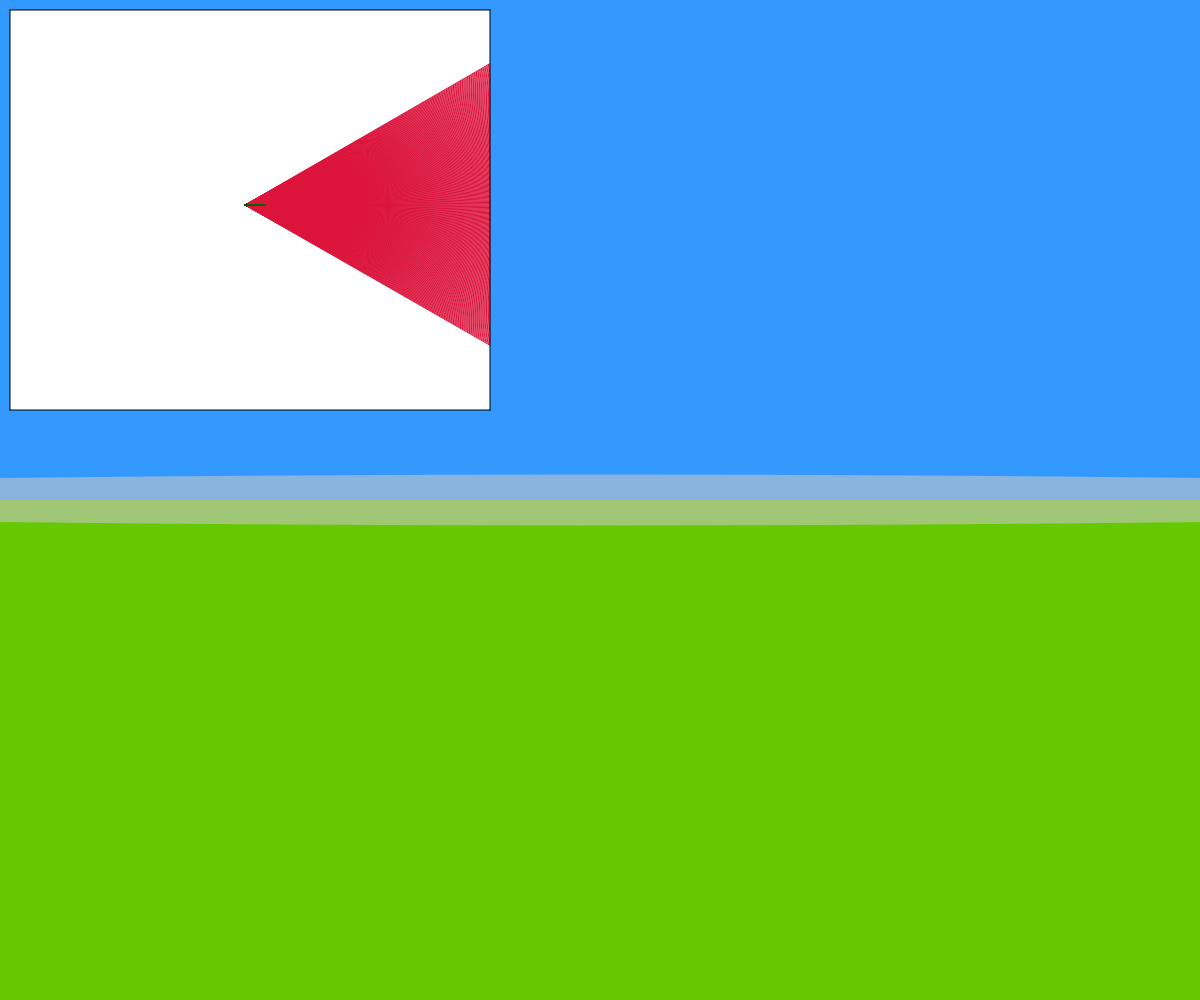
Frame 1 (no input)
Frame 60 (no input): identical to frame 1, image omitted
Frame 120 (the mouse pressed at the canvas centre since frame 60): identical to frame 1, image omitted

The p5.js sketch that drew this single still picture (run headless with seeded random() and noise() and a simulated clock; from frame 60 on, the mouse is pressed at the canvas centre):

// p5.js sketch
// ── sketch.js
let FOV_ANGLE;  // Field of view angle
let NUM_RAYS;  // Number of rays, depends on the width and the WALL_STRIP_WIDTH
let MAP_SCALE;  // Scale of the minimap
let MAP_X;  // Where the minimap is position in the x direction
let MAP_Y;  // Where the minimap is position in the y direction
let MAP_WIDTH;  // minimap width
let MAP_HEIGHT;  // minimap height
let DIST_PROJ_PLANE;  // distance to the projected plane
let WALL_STRIP_WIDTH;  // Width of one wall-strip
let WALL_SIZE;  // How big the walls are. The greater the wall size is the smaller the map looks
let SHOW_MAP;  // if true, then shows the minimap
let MOVEMENT_SPEED;  // How fast the player moves
let TURNING_SPEED;  // How fast the player turns


let pressing;
let pressStart;
let pressEnd;
let Mode;


let particle;
let walls = [];
let points = [];
let removeLine;



function setup() {
    createCanvas(innerWidth, innerHeight);

    // CONSTANTS
    FOV_ANGLE = radians(60);
    WALL_STRIP_WIDTH = 4;
    NUM_RAYS = width / WALL_STRIP_WIDTH;
    MAP_SCALE = 0.4;
    MAP_X = 10;
    MAP_Y = 10;
    MAP_WIDTH = width * MAP_SCALE;
    MAP_HEIGHT = height * MAP_SCALE;
    DIST_PROJ_PLANE = width / 2 / tan(FOV_ANGLE / 2);
    WALL_SIZE = 30;
    SHOW_MAP = true;
    MOVEMENT_SPEED =  2 * MAP_SCALE;
    TURNING_SPEED = 0.03;
    

    pressing = false;
    mode = "line";


    // Walls at the four sides of the minimap
    walls.push(new Wall(MAP_X, MAP_Y, MAP_X, MAP_Y + MAP_HEIGHT, color(200, 150), true));
    walls.push(new Wall(MAP_X, MAP_Y, MAP_X + MAP_WIDTH, MAP_Y, color(200, 150), true));
    walls.push(new Wall(MAP_X, MAP_Y + MAP_HEIGHT, MAP_X + MAP_WIDTH, MAP_Y + MAP_HEIGHT, color(200, 150), true));
    walls.push(new Wall(MAP_X + MAP_WIDTH, MAP_Y, MAP_X + MAP_WIDTH, MAP_Y + MAP_HEIGHT, color(200, 150), true));

    // Creating a particle
    particle = new Particle((MAP_X + MAP_WIDTH) / 2, (MAP_Y + MAP_HEIGHT) / 2, FOV_ANGLE, NUM_RAYS);
}


function update() {

    // Controlling and updating the particles position
    particle.control();
    particle.update();

    // Getting the points where the rays hit walls
    points = particleWalls(particle, walls);

    if (SHOW_MAP) {
        if (pressing) {
            pressEnd = createVector(mouseX, mouseY);
            if (mode == "line") {
                if (pressEnd.x > MAP_X && pressEnd.x < MAP_X + MAP_WIDTH &&
                    pressEnd.y > MAP_Y && pressEnd.y < MAP_Y + MAP_HEIGHT) {
                        walls[walls.length - 1].b = pressEnd;
                }
            } else if (mode == "box") {
                if (pressEnd.x > MAP_X && pressEnd.x < MAP_X + MAP_WIDTH &&
                    pressEnd.y > MAP_Y && pressEnd.y < MAP_Y + MAP_HEIGHT) {
                        walls[walls.length - 1].b.y = pressEnd.y;

                        walls[walls.length - 2].b.x = pressEnd.x;

                        walls[walls.length - 3].a.y = pressEnd.y;
                        walls[walls.length - 3].b = pressEnd;

                        walls[walls.length - 4].a.x = pressEnd.x;
                        walls[walls.length - 4].b = pressEnd;
                }
            } else if (mode == "remove") {
                if (pressEnd.x > MAP_X && pressEnd.x < MAP_X + MAP_WIDTH &&
                    pressEnd.y > MAP_Y && pressEnd.y < MAP_Y + MAP_HEIGHT) {
                        removeLine.b = pressEnd;
                        for (let wall of walls) {
                            if (removeWall(removeLine, wall)) {
                                wall.toRemove = true;
                            } else {
                                wall.toRemove = false;
                            }
                        }
                }
            }
        } else {
            pressStart = null;
            pressEnd = null;
        }
    }
}


function draw() {
    update();
    background(190);
    
    rectMode(CORNER);
    noStroke();
    fill(102, 200, 0);  // Ground
    rect(0, height / 2,  width, height / 2);
    fill(51, 153, 255);  // Sky
    rect(0, 0,  width, height / 2);
    
    fill(255);
    rectMode(CENTER);
    for (let ray of particle.rays) {
        ray.project();
    }
    colorMode(RGB);
    

    // Rendering the map
    if (SHOW_MAP) {
        fill(255)
        noStroke();
        rectMode(CORNER);
        rect(MAP_X, MAP_Y, MAP_WIDTH, MAP_HEIGHT);

        
        strokeWeight(1);
        stroke("crimson");
        for (let pt of points) { // Rendering the rays
            line(particle.pos.x, particle.pos.y, pt.x, pt.y);
        }


        stroke(0);
        strokeWeight(1);
        for (let wall of walls) {  // Rendering the walls
            wall.show();
        }

        particle.show(); // Showing the particle (it's basically just a line)

        if (removeLine) {
            strokeWeight(3);
            stroke(255, 0, 0);
            removeLine.show();
        }
    }
}


// Returns a ray-wall collision point
function rayWall(ray, wall) {

    const x1 = wall.a.x;
    const y1 = wall.a.y;
    const x2 = wall.b.x;
    const y2 = wall.b.y;

    const x3 = ray.a.x;
    const y3 = ray.a.y;
    const x4 = ray.b.x;
    const y4 = ray.b.y;

    const den = (x1 - x2) * (y3 - y4) - (y1 - y2) * (x3 - x4);
    const t =  ((x1 - x3) * (y3 - y4) - (y1 - y3) * (x3 - x4)) / den;
    const u = -((x1 - x2) * (y1 - y3) - (y1 - y2) * (x1 - x3)) / den;

    if (0 < t && t < 1 && 0 < u) {
        return createVector(x1 + t * (x2 - x1), y1 + t * (y2 - y1));
    }
}

// Returns the point of the nearest ray-wall collision point
function rayWalls(ray, walls) {
    let closestPoint = null;
    let closestDist = Infinity;
    for (let wall of walls) {
        let point_ = rayWall(ray, wall);
        if (point_) {
            let dist_ = ray.a.dist(point_);
            if (dist_ < closestDist) {
                closestDist = dist_;
                closestPoint = point_;

                // Passing in the walls attributes into the ray
                ray.angleOfWall = wall.angle;
                ray.wallColor = wall.wallColor;
                ray.side = wall.side;
                ray.wallSize = wall.wallSize;
            }
        }
    }
    ray.distance = closestDist / MAP_SCALE;
    return closestPoint;
}


// Returns all the points where a ray hits a wall
function particleWalls(particle, walls) {
    const points = [];
    for (let ray of particle.rays) {
        const pt = rayWalls(ray, walls);
        if (pt) {
            points.push(pt);
        }
    }
    return points;
}


if (SHOW_MAP) {
    function mousePressed() {
        pressing = true;
        pressStart = createVector(mouseX, mouseY);
        if (pressStart.x > MAP_X && pressStart.x < MAP_X + MAP_WIDTH &&
            pressStart.y > MAP_Y && pressStart.y < MAP_Y + MAP_HEIGHT) {
                if (mode == "line") {
                    walls.push(new Wall(pressStart.x, pressStart.y, pressStart.x, pressStart.y));
                } else if (mode == "box") {
                    walls.push(new Wall(pressStart.x, pressStart.y, pressStart.x, pressStart.y));
                    walls.push(new Wall(pressStart.x, pressStart.y, pressStart.x, pressStart.y));
                    walls.push(new Wall(pressStart.x, pressStart.y, pressStart.x, pressStart.y));
                    walls.push(new Wall(pressStart.x, pressStart.y, pressStart.x, pressStart.y));
                } else if (mode == "remove") {
                    removeLine = new Wall(pressStart.x, pressStart.y, pressStart.x, pressStart.y);
                }
        } else {
            pressing = false;
        }

    }
    
    
    function mouseReleased() {
        pressing = false;
        removeLine = false;
        for (let i = walls.length - 1; i > -1; i--) {
            if (walls[i].toRemove) {
                walls.splice(i, 1)
            }
        }
    }


    function keyPressed() {
        if (key == "m") {
            SHOW_MAP = !SHOW_MAP;
        }

        if (key == "c") {
            walls = [];
            walls.push(new Wall(MAP_X, MAP_Y, MAP_X, MAP_Y + MAP_HEIGHT, color(200, 150), true));
            walls.push(new Wall(MAP_X, MAP_Y, MAP_X + MAP_WIDTH, MAP_Y, color(200, 150), true));
            walls.push(new Wall(MAP_X, MAP_Y + MAP_HEIGHT, MAP_X + MAP_WIDTH, MAP_Y + MAP_HEIGHT, color(200, 150), true));
            walls.push(new Wall(MAP_X + MAP_WIDTH, MAP_Y, MAP_X + MAP_WIDTH, MAP_Y + MAP_HEIGHT, color(200, 150), true));
        }

        if (key == "l") {
            mode = "line";
        } else if (key == "b") {
            mode = "box";
        } else if (key == "r") {
            mode = "remove"
        }
    }
}

function removeWall(removeLine, wall) {

    const x1 = wall.a.x;
    const y1 = wall.a.y;
    const x2 = wall.b.x;
    const y2 = wall.b.y;

    const x3 = removeLine.a.x;
    const y3 = removeLine.a.y;
    const x4 = removeLine.b.x;
    const y4 = removeLine.b.y;

    const den = (x1 - x2) * (y3 - y4) - (y1 - y2) * (x3 - x4);
    const t =  ((x1 - x3) * (y3 - y4) - (y1 - y3) * (x3 - x4)) / den;
    const u = -((x1 - x2) * (y1 - y3) - (y1 - y2) * (x1 - x3)) / den;

    if (0 < t && t < 1 && 0 < u && u < 1) {
        return createVector(x1 + t * (x2 - x1), y1 + t * (y2 - y1));
    }
}
// ── particle.js
class Particle {
    constructor(x, y, fovangle, numrays) {
        this.pos = createVector(x, y);
        this.heading = 0;

        this.speed = 0;
        this.turnspeed = 0;

        this.SPEED = MOVEMENT_SPEED;
        this.TURNSPEED = TURNING_SPEED;

        this.dir = 0;  // PI / 2 or -PI / 2 so left or right
        this.mdir = 1;  // move direction
        this.tdir = 1;  // turn direction


        this.fovangle = fovangle;
        this.numrays = numrays;
        this.rayDensity = fovangle / numrays;

        this.rays = [];
        for (let i = 0; i < numrays; i++) {
            const rayAngle = (this.heading - fovangle / 2) + (this.rayDensity * i);
            const ray = new Ray(x, y, rayAngle, i);
            this.rays.push(ray);
        }
    }

    control() {
        if (keyIsDown(87) || keyIsDown(UP_ARROW)) {
            this.mdir = 1;
            this.speed = this.SPEED;
        } else if (keyIsDown(83) || keyIsDown(DOWN_ARROW)) {
            this.mdir = -1
            this.speed = this.SPEED;
        } else {
            this.speed = 0;
            this.mdir = 1;
        }

        if (keyIsDown(LEFT_ARROW)) {
            this.tdir = -1;
            this.turnspeed = this.TURNSPEED;
        } else if (keyIsDown(RIGHT_ARROW)) {
            this.tdir = 1;
            this.turnspeed = this.TURNSPEED;
        } else {
            this.turnspeed = 0;
        }

        if (keyIsDown(65)) {  // Left
            if (this.speed) {
                this.dir = this.mdir > 0 ? -PI / 2 + PI / 4 : 
                                           -PI / 2 + PI * 3 / 4;
            } else {
                this.dir = -PI / 2;
            }
            this.speed = this.SPEED;
        } else if (keyIsDown(68)) {  // Right
            if (this.speed) {
                this.dir = this.mdir > 0 ? PI / 2 - PI / 4 : 
                                           PI / 2 - PI * 3 / 4;
            } else {
                this.dir = PI / 2;
            }
            this.speed = this.SPEED;
        } else {
            this.dir = 0;
        }
    }

    update() {
        this.heading += this.turnspeed * this.tdir;
        // this.heading = this.heading % TWO_PI;
        // if (this.heading < 0) {
        //     this.heading += TWO_PI;
        // }
        const nextPos = this.pos.copy().add(p5.Vector.fromAngle(this.heading + this.dir).mult(this.speed * this.mdir));
        const pt = rayWalls({a: this.pos, b: nextPos}, walls);
        if (pt) {
            if (pt.dist(nextPos) > 4 * MAP_SCALE) {
                this.pos = nextPos;
            }
        } else {
            this.pos = nextPos;
        }

        this.rays.forEach((ray, index) => {
            const rayAngle = (this.heading - this.fovangle / 2) + (this.rayDensity * index);
            ray.update(this.pos.x, this.pos.y, rayAngle, this.heading);
        })
    }

    show() {
        for (let ray of this.rays) {
            line(ray.a.x, ray.a.y, ray.b.x, ray.b.y);
        }
        stroke(0, 100, 0);
        strokeWeight(2);
        line(this.pos.x, this.pos.y, this.pos.x + cos(this.heading) * 20, this.pos.y + sin(this.heading) * 20);
    }
}
// ── ray.js
class Ray {
    constructor(x, y, angle, id, parentAngle) {
        this.angle = angle;
        this.id = id;

        this.a = createVector(x, y);
        this.b = createVector(x + cos(angle), y + sin(angle));

        this.distance = null;
        this.parentAngle = parentAngle;
        this.angleOfWall;
        this.wallColor;
        this.side;
        this.wallSize;
    }

    update(x, y, angle, parentAngle) {
        this.angle = angle;
        this.parentAngle = parentAngle;
        this.a = createVector(x, y);
        this.b = createVector(x + cos(angle), y + sin(angle));
    }

    project() {
        if (this.side) {
            colorMode(RGB);
            fill(this.wallColor);
        } else {
            colorMode(HSB);
            fill(this.wallColor, 100, map(sqrt(this.distance) * 25, 0, 200, 100, 80));
        }
        const wallStripHeight = (this.wallSize / this.distance) * DIST_PROJ_PLANE;
        rect(WALL_STRIP_WIDTH * this.id + WALL_STRIP_WIDTH / 2, height / 2, WALL_STRIP_WIDTH, wallStripHeight);
    }
}
// ── wall.js
class Wall {
    constructor(x1, y1, x2, y2, wallColor = random(360), side = false) {
        this.a = createVector(x1, y1);
        this.b = createVector(x2, y2);
        this.angle = this.a.angleBetween(this.b);
        this.wallColor = wallColor;
        this.side = side;
        this.toRemove = false;
        this.wallSize = 30;
    }

    show() {
        line(this.a.x, this.a.y, this.b.x, this.b.y);
    }
}
